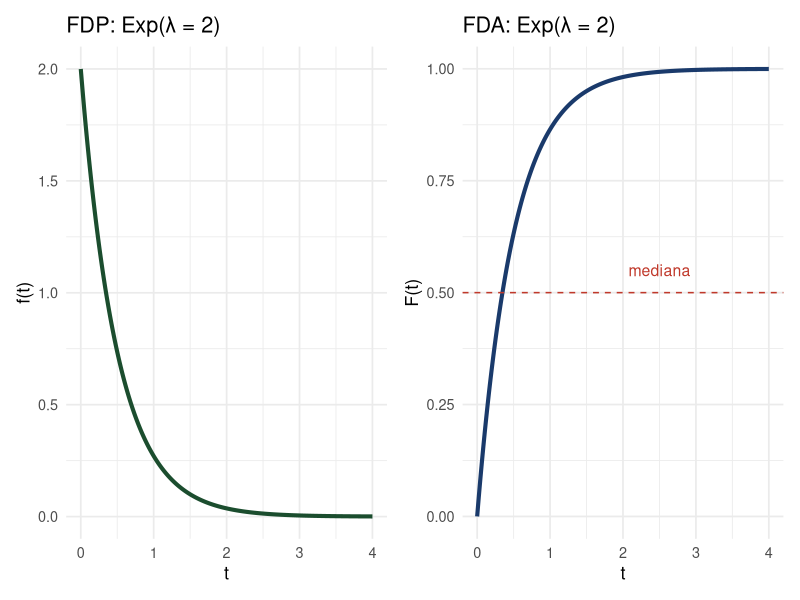
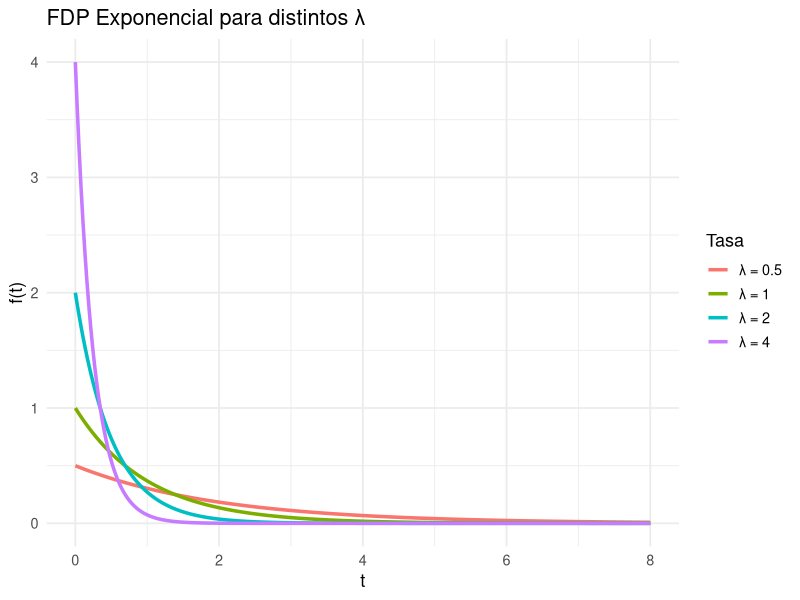
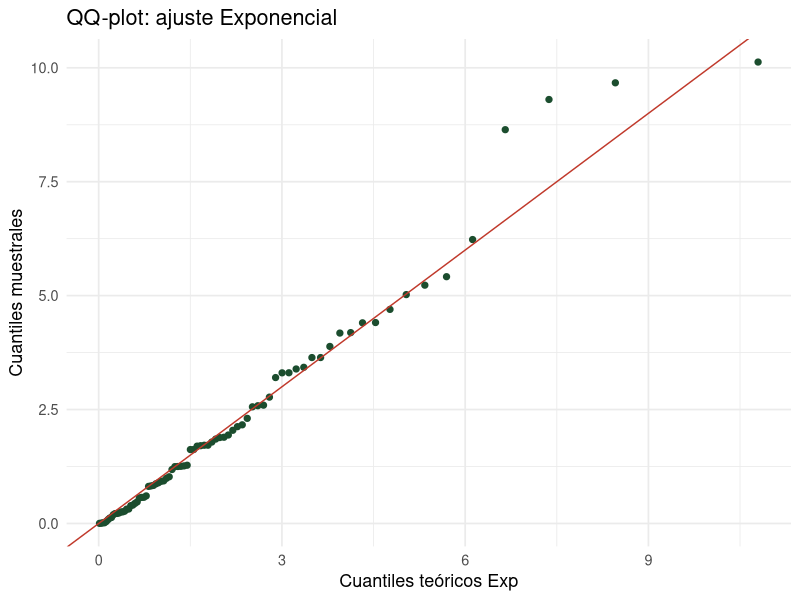

The R source for these figures, in order:
## ---- chunk 1
#| echo: true
#| fig-height: 4
library(ggplot2); library(patchwork)
lambda <- 2
t <- seq(0, 4, length.out = 400)

p1 <- ggplot(data.frame(t, f = dexp(t, lambda)), aes(t, f)) +
  geom_line(color = "#1b4d2e", linewidth = 1.4) +
  labs(x = "t", y = "f(t)", title = paste0("FDP: Exp(λ = ", lambda, ")")) +
  theme_minimal(base_size = 13)

p2 <- ggplot(data.frame(t, F = pexp(t, lambda)), aes(t, F)) +
  geom_line(color = "#1a3a6b", linewidth = 1.4) +
  geom_hline(yintercept = 0.5, color = "#c0392b", linetype = "dashed") +
  annotate("text", x = 2.5, y = 0.55, label = "mediana", color = "#c0392b", size = 4) +
  labs(x = "t", y = "F(t)", title = "FDA: Exp(λ = 2)") +
  theme_minimal(base_size = 13)

p1 + p2
## ---- chunk 2
#| echo: true
lambda <- 1/3   # tasa = 1/media

# (a) P(T > 2) = 1 - F(2)
pexp(2, rate = lambda, lower.tail = FALSE)

# (b) P(1 <= T <= 4)
pexp(4, lambda) - pexp(1, lambda)

# (c) Mediana
qexp(0.50, rate = lambda)

# (d) Percentil 10
qexp(0.10, rate = lambda)

# Verificación: E(T) y Var(T)
set.seed(15)
sim <- rexp(10000, rate = lambda)
cat("Media:", round(mean(sim), 3), "  Var:", round(var(sim), 3), "\n")
## ---- chunk 3
#| echo: true
#| fig-height: 4
library(ggplot2); library(tidyverse)
lambdas <- c(0.5, 1, 2, 4)
df <- map_dfr(lambdas, function(l) {
  t <- seq(0, 8, length.out = 300)
  tibble(t, fdp = dexp(t, l), lambda = paste0("λ = ", l))
})
ggplot(df, aes(t, fdp, color = lambda)) +
  geom_line(linewidth = 1.2) +
  labs(x = "t", y = "f(t)", color = "Tasa",
       title = "FDP Exponencial para distintos λ") +
  theme_minimal(base_size = 13)
## ---- chunk 4
#| echo: true
lambda <- 0.8
# P(T > 2)
pexp(2, rate = lambda, lower.tail = FALSE)
# Mediana
qexp(0.5, rate = lambda)
## ---- chunk 5
#| echo: true
#| fig-height: 3.5
# Gráfico QQ-Exponencial
set.seed(77)
datos <- rexp(80, rate = 0.5)          # datos simulados
lambda_est <- 1 / mean(datos)          # estimación MLE de lambda

# QQ-plot contra Exponencial
library(ggplot2)
n <- length(datos)
p_i <- (1:n - 0.5) / n
q_teorico <- qexp(p_i, rate = lambda_est)
q_muestral <- sort(datos)

ggplot(data.frame(q_teorico, q_muestral), aes(q_teorico, q_muestral)) +
  geom_point(color = "#1b4d2e", size = 1.8) +
  geom_abline(slope = 1, intercept = 0, color = "#c0392b") +
  labs(x = "Cuantiles teóricos Exp", y = "Cuantiles muestrales",
       title = "QQ-plot: ajuste Exponencial") +
  theme_minimal(base_size = 13)
## ---- chunk 6
#| echo: true
# Estimación de lambda desde datos de campo
tiempos <- c(0.8, 2.1, 1.3, 3.5, 0.4, 1.9, 2.8, 0.7, 4.2, 1.1)
lambda_mle <- 1 / mean(tiempos)
cat("Lambda estimado:", round(lambda_mle, 4), "\n")
cat("Media estimada:", round(1/lambda_mle, 4), "\n")
## ---- chunk 7
#| echo: true
lambda <- 1/18   # tasa = 1/media

# (a) P(T > 24)
pexp(24, rate = lambda, lower.tail = FALSE)

# (b) P(12 <= T <= 24)
pexp(24, lambda) - pexp(12, lambda)

# (c) Percentil 90 (90% de las semillas habrán fallado para ese tiempo)
# Equivalente: tiempo t tal que P(T > t) = 0.90, es decir P(T <= t) = 0.10
qexp(0.10, rate = lambda)
## ---- chunk 8
#| echo: true
lambda <- 1/4
# P(T <= 1) por falta de memoria
pexp(1, rate = lambda)
# Verificación directa: P(T <= 3 | T > 2) = P(2 < T <= 3) / P(T > 2)
(pexp(3, lambda) - pexp(2, lambda)) / pexp(2, lambda, lower.tail = FALSE)
## ---- chunk 9
#| echo: true
lambdaA <- 0.2; lambdaB <- 0.1

# (a) Medias
cat("Media A:", 1/lambdaA, "días  Media B:", 1/lambdaB, "días\n")

# (b) P(T > 7)
cat("P(TA > 7):", round(pexp(7, lambdaA, lower.tail=FALSE), 4), "\n")
cat("P(TB > 7):", round(pexp(7, lambdaB, lower.tail=FALSE), 4), "\n")

# (c) Percentil 25
cat("P25 de TA:", round(qexp(0.25, lambdaA), 3), "días\n")
cat("P25 de TB:", round(qexp(0.25, lambdaB), 3), "días\n")
